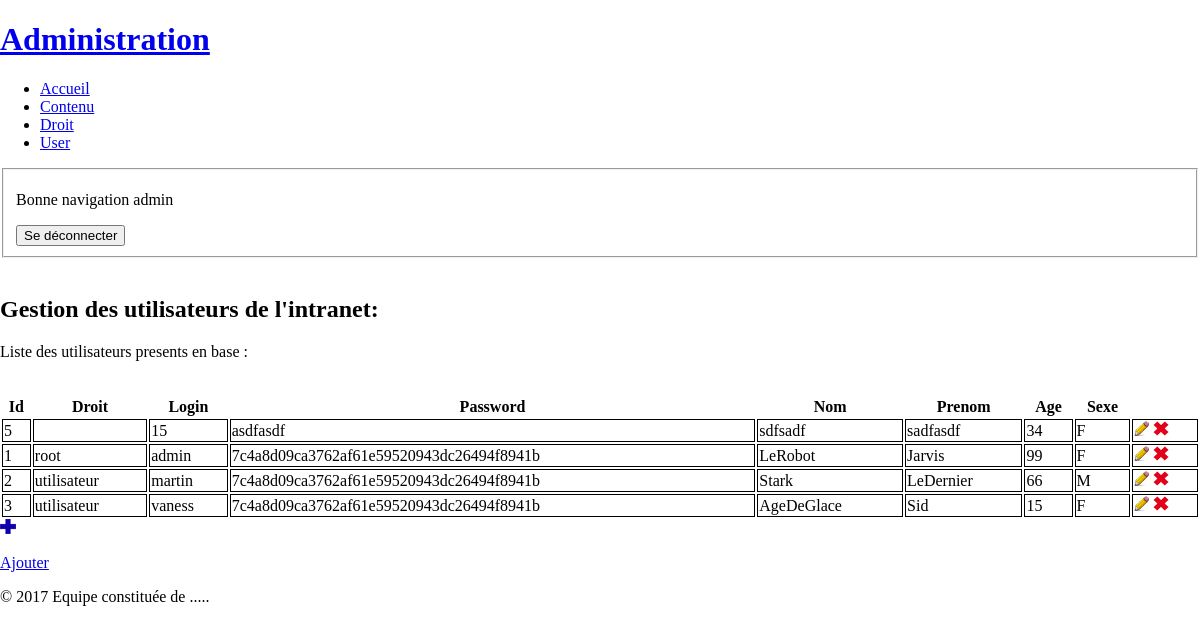
/intranet/index.php?p=user (signed in), run on the app's committed database.
### tables this page shows
CREATE TABLE IF NOT EXISTS `user` (
  `id` int(11) NOT NULL,
  `droit` int(11) NOT NULL,
  `login` varchar(20) NOT NULL,
  `password` varchar(45) NOT NULL,
  `nom` varchar(20) NOT NULL,
  `prenom` varchar(20) NOT NULL,
  `age` int(11) NOT NULL,
  `sexe` enum('M','F') NOT NULL
);

CREATE TABLE IF NOT EXISTS `droit` (
  `id` int(11) NOT NULL,
  `nom` varchar(20) NOT NULL,
  `permission` int(11) NOT NULL
);

### intranet/index.php (called while the page is built, shortened)
<?php
    include_once('./controleur/index.php');
?>

### intranet/modele/sql/userManager.php (called while the page is built, shortened)
<?php
	function getListUser($db)
	{
		$users = array();
		$q = $db->query('SELECT id,droit,login,password,nom,prenom,age,sexe FROM user ORDER BY login');
		while ($donnees = $q->fetch(PDO::FETCH_ASSOC))
		{
			$users[] = $donnees;
		}
		return $users;
	}
?>

### intranet/modele/sql/droitManager.php (called while the page is built, shortened)
<?php
	function getDroitById($db, $id)
	{
		$q = $db->prepare('SELECT id,nom,permission FROM droit WHERE id = :id');
		$q->execute(array('id' => $id));
		$droit = $q->fetch();
		return $droit;
	}
?>

### intranet/vue/user.php (the view)
<section>
	<br />
	<h2 >Gestion des utilisateurs de l'intranet:</h2>
	<?php
		require 'modele/sql/droitManager.php';
		require 'controleur/connexionBDD.php';
		$users = getListUser($db);
	?>
	<div>
		<p>Liste des utilisateurs presents en base :<br /><br /></p>
		<table>
			<tr>
				<th>Id</th>
				<th>Droit</th>
				<th>Login</th>
				<th>Password</th>
				<th>Nom</th>
				<th>Prenom</th>
				<th>Age</th>
				<th>Sexe</th>
				<th></th>
				</tr>
				<?php
					foreach($users as $user)
					{
				?>
				<tr>
					<td><?php echo $user['id']; ?></td>
					<td><?php
						$droit = getDroitById($db, (int) $user['droit']);
						echo $droit['nom'];
					?></td>
					<td><?php echo $user['login']; ?><br /></td>
					<td><?php echo $user['password']; ?><br /></td>
					<td><?php echo $user['nom']; ?><br /></td>
					<td><?php echo $user['prenom']; ?><br /></td>
					<td><?php echo $user['age']; ?><br /></td>
					<td><?php echo $user['sexe']; ?><br /></td>
					<td>
						<a href="#"><img src="vue/images/modifier.png" alt="Bouton modifier" title="Modifier"/></a>
						<a href=<?php echo '"controleur/supp_user.php?user=' . $user['id'] . '"'; ?>><img src="vue/images/supprimer.png" alt="Bouton supprimer" title="Supprimer"/></a>
					</td>
				</tr>
				<?php
					}
				?>
		</table>
		<a href="#"><img src="vue/images/ajouter.png" alt="Bouton ajouter" title="Ajouter"/><p>Ajouter</p></a>
	</div>
</section>

### intranet/vue/css/style.css (style rules this page uses)
html, body { width:100%; padding:0; margin:0; }
body { font-family:"Times New Roman",Georgia,Serif; background: #fff; }
table { width: 100%; }
td { border: 1px solid black; }

### data on the page
user: id "5", login "15", password "asdfasdf", nom "sdfsadf", prenom "sadfasdf", age "34", sexe "F"
user: id "1", droit.nom "root", login "admin", password "7c4a8d09ca3762af61e59520943dc26494f8941b", nom "LeRobot", prenom "Jarvis", age "99", sexe "F"
user: id "2", droit.nom "utilisateur", login "martin", password "7c4a8d09ca3762af61e59520943dc26494f8941b", nom "Stark", prenom "LeDernier", age "66", sexe "M"
user: id "3", droit.nom "utilisateur", login "vaness", password "7c4a8d09ca3762af61e59520943dc26494f8941b", nom "AgeDeGlace", prenom "Sid", age "15", sexe "F"

### other printed values
$_SESSION['login'] "admin"
